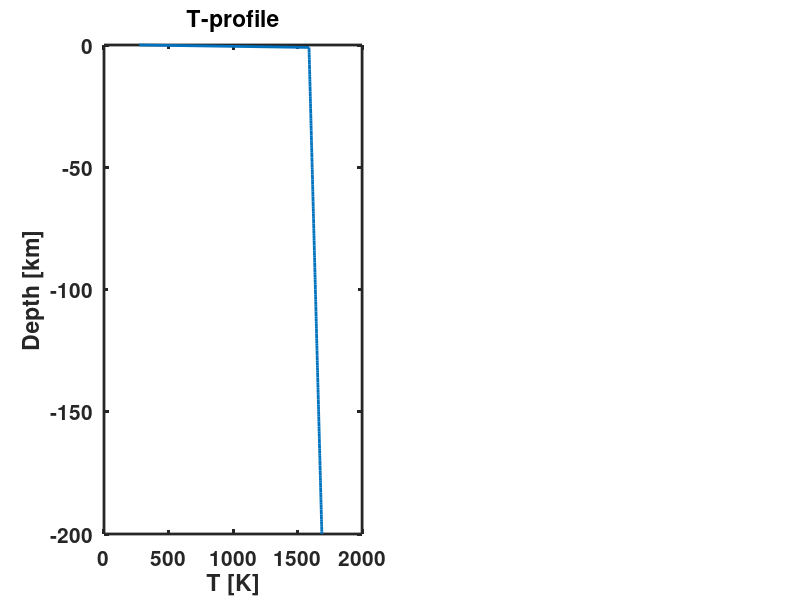

Write MATLAB code to recreate this figure. (Note: this script raises an error after producing the figure.)
function [T,Py] = OceanicGeotherm_1D(T,M,N,Py,t,plotparam)
% Function to calculate the 1D geotherm for an oceanic lithosphere.       %
% Temperature is calculated by solving the 1-D heat equation assuming     %
% variable thermal parameters and a radiogenic heat source.               %
% The equation is solved using a proper conserving finite difference      %
% scheme.                                                                 %
% The vertical axis is pointing downwards in negative direction.          %
%                                                                         %
% Input:                                                                  %
%   A list of structural parameters M,N,Py,t,plotparam                    %
%   M - contains:                                                         %
%       H   -   Model depth [ m ]                                         %
%   N - contains:                                                         %
%       nz  -   Number of grid points                                     %
%   Py - contains:                                                        %
%       rho -   Density [ kg/m^3 ]                                        %
%       cp  -   Specific heat [ J/kg/K ]                                  %
%       k   -   Thermal conductivity [ W/m/K ]                            %
%       H   -   Radiogenic heat source per mass [ W/kg ]                  %
%   t - contains:                                                         %
%       dtfac   -   Courant criterion                                     %
%       age     -   Lithospheric age [ Ma ]                               %
%   plotparam:                                                            %
%       0   -   no plotting                                               %
%       1   -   Plot initial and final temperature profile and thermal    %
%               parameters. The solution of the 1-D heat equation is      %
%               compared to the steady state solution (poisson equation). %
%                                                                         %
% Output:                                                                 %
%   T - contains:                                                         %
%       Tpot    -   Potential mantle temperature [ K ]                    %
%       dTadi   -   Adiabatic mantle temperature gradient [ K/km ]        %
%       T0      -   Surface temperature [ K ]                             %
%       T1      -   Bottom temperature [ K ]                              %
%       T       -   Tempeture profile [ K ]                               %
%
% ----------------------------------------------------------------------- %
%    LF - 17.02.2023 -                                                    %
% ======================================================================= %

if nargin==0
    %% ================================================================== %
    % Use some default values if no input parameters are defined ======== %
    % Constants --------------------------------------------------------- %
    M.H         =   -200e3;             % Hight of the model [ m ]
    N.nz        =   201;                % Number of grid points
    N.dz        =   M.H/(N.nz - 1);     % Grid resolution
    M.z         =   (0:N.dz:M.H)';      % Depth [ m ]
    M.zc        =   (N.dz/2:N.dz:M.H-N.dz/2);
    Py.rhoM     =   3000;               % Density [ kg/m^3 ]
    Py.cpM      =   1000;               % Heat capacity [ J/kg/K ]
    Py.kM       =   3.0;                % Conductivity [ W/m/K ]
    Py.HM       =   0;                  % Heat generation rate [W/kg]; Q = rho*H;
    % Initial Condition ------------------------------------------------- %
    T.Tpot  =   1315 + 273.15;                      % Potential temperautre [ K ]
    T.dTadi =   0.5;                                % Adiabatic temperature gradient [ K/km ]
    T.T0    =   273.15;                             % Surface temperature [ K ]
    T.T1    =   T.Tpot + T.dTadi.*abs(M.H./1e3);    % Bottom temperature [ K ]
    T.T     =   T.Tpot + abs(M.z/1e3)*T.dTadi;      % Initial T-profile [ K ]
    T.T(1)  =   T.T0;
    T.Tini  =   T.T;
    T.ubound    =   'const';
    T.utbf      =   -0.03;          % c     =   -k/q -> 90 mW/m^2
    T.lbound    =   'const';
    T.ltbf      =   -0.0033;        % c     =   -k/q -> 10 mW/m^2
    % Time stability criterion ------------------------------------------ %
    t.dtfac =   0.8;                % Courant criterion
    t.age   =   60;                 % Lithosphere age [ Ma ]
    t.tfac  =   (60*60*24*365.25);  % Seconds per year
    t.age   =   t.age.*1e6*t.tfac;  % Age in seconds
    % =================================================================== %
    
    %% Plot Initial condition ------------------------------------------- %
    plotparam   =   1;
    fig = figure;   
    clf
    subplot(1,2,1)
    plot(T.T,M.z./1e3,'LineWidth',2)
    xlabel('T [K]'); ylabel('Depth [km]'); title('T-profile')
    set(gca,'FontWeight','Bold','LineWidth',2,'FontSize',15)
    % =================================================================== %
else
    %% =================================================================== %
    % Initial Condition ------------------------------------------------- %
    T.T1    =   T.Tpot + T.dTadi.*abs(M.H./1e3);    % Bottom temperature [ K ]
    T.T     =   T.Tpot + abs(M.z/1e3)*T.dTadi;      % Initial T-profile [ K ]
    T.T(1)  =   T.T0;
    T.Tini  =   T.T;
    % =================================================================== %
    if plotparam
        fig = figure;
        clf
        subplot(1,2,1)
        plot(T.T,M.z./1e3,'LineWidth',2)
        xlabel('T [K]'); ylabel('Depth [km]'); title('T-profile')
        set(gca,'FontWeight','Bold','LineWidth',2,'FontSize',15)
    end
end
%% Setup Fields ========================================================= %
Py.rho(:)   =   Py.rhoM;
Py.cp(:)    =   Py.cpM;
Py.k(:)     =   Py.kM;
Py.H(:)     =   Py.HM;

Py.kappa    =   max(Py.k)/min(Py.rho)/min(Py.cp); % Therma  l diffusivity [ m^2/s ]
% ======================================================================= %

%% Time stability criterion ============================================= %
t.dtexp     =   N.dz^2/2/Py.kappa;  % Stability criterion for explicit
t.dt        =   t.dtfac*t.dtexp;
t.nit       =   ceil(t.age./t.dt);  % Number of iterations
t.time      =   zeros(1,t.nit);     % Time array
% ======================================================================= %

%% Calculate 1-D temperature profile ==================================== %
for i = 1:t.nit
    if i > 1
        t.time(i)   =   t.time(i-1) + t.dt;
    end
%     [T]     =   SolveDiff1Dimplicit_vary(N,T,Py,t);
    [T]     =   SolveDiff1Dexplicit_vary(N,T,Py,t);
end
% ======================================================================= %

%% Calculate heaf flow ================================================== %
T.q         =   zeros(N.nz-1,1);
if size(Py.k,1)==1
    for j=1:N.nz-1
        T.q(j) = -Py.k * ...
            (T.T(j+1) - T.T(j))/N.dz;
    end
    T.q(1)          =   - Py.k*(T.T(2)-T.T(1))/N.dz;
    T.q(N.nz-1)     =   - Py.k*(T.T(N.nz)-T.T(N.nz-1))/N.dz;
else
    for j=1:N.nz-1
        T.q(j) = -(Py.k(j+1) + Py.k(j))/2 * ...
            (T.T(j+1) - T.T(j))/N.dz;
    end
    T.q(1)          =   - Py.k(1)*(T.T(2)-T.T(1))/N.dz;
    T.q(N.nz-1)     =   - Py.k(N.nz)*(T.T(N.nz)-T.T(N.nz-1))/N.dz;
end
% ======================================================================= %

%% Plot profile if requested ============================================ %
if plotparam
%     if nargin==0 && strcmp(T.lbound,'const') && strcmp(T.ubound,'const')
    if strcmp(T.lbound,'const') && strcmp(T.ubound,'const')
        T.Tana      =   zeros(N.nz,1);
        T.Tana      =   T.Tini + ...
            (T.T0 - T.Tpot).*erfc(-M.z./(2*sqrt(t.age*Py.kappa)));
        T.Tana(1)   =   T.T0;
    end
    figure(fig)
    subplot(1,2,1)
    hold on
    plot(T.T,M.z./1e3,'r-','LineWidth',2)
%     if nargin==0 && strcmp(T.lbound,'const') && strcmp(T.ubound,'const')
    if strcmp(T.lbound,'const') && strcmp(T.ubound,'const')
        plot(T.Tana,M.z/1e3,'--','LineWidth',2)
        legend('Initial',['T_{',num2str(t.age/1e6/t.tfac),'Ma}'],...
            'T_{HSCM}','Location','SouthWest')
    else
        legend('Initial',['T_{',num2str(t.age/1e6/t.tfac),'Ma}'],...
            'Location','SouthWest')
    end
    xlabel('T [ K ]'); ylabel('Depth [ km ]')
    subplot(1,2,2)
    plot(T.q.*1e3,M.zc./1e3,'LineWidth',2)
    xlabel('q [ mW ]'); ylabel('Depth [ km ]'); title('Heat flux')
    set(gca,'FontWeight','Bold','LineWidth',2,'FontSize',15)
end
% ======================================================================= %
% keyboard
end
